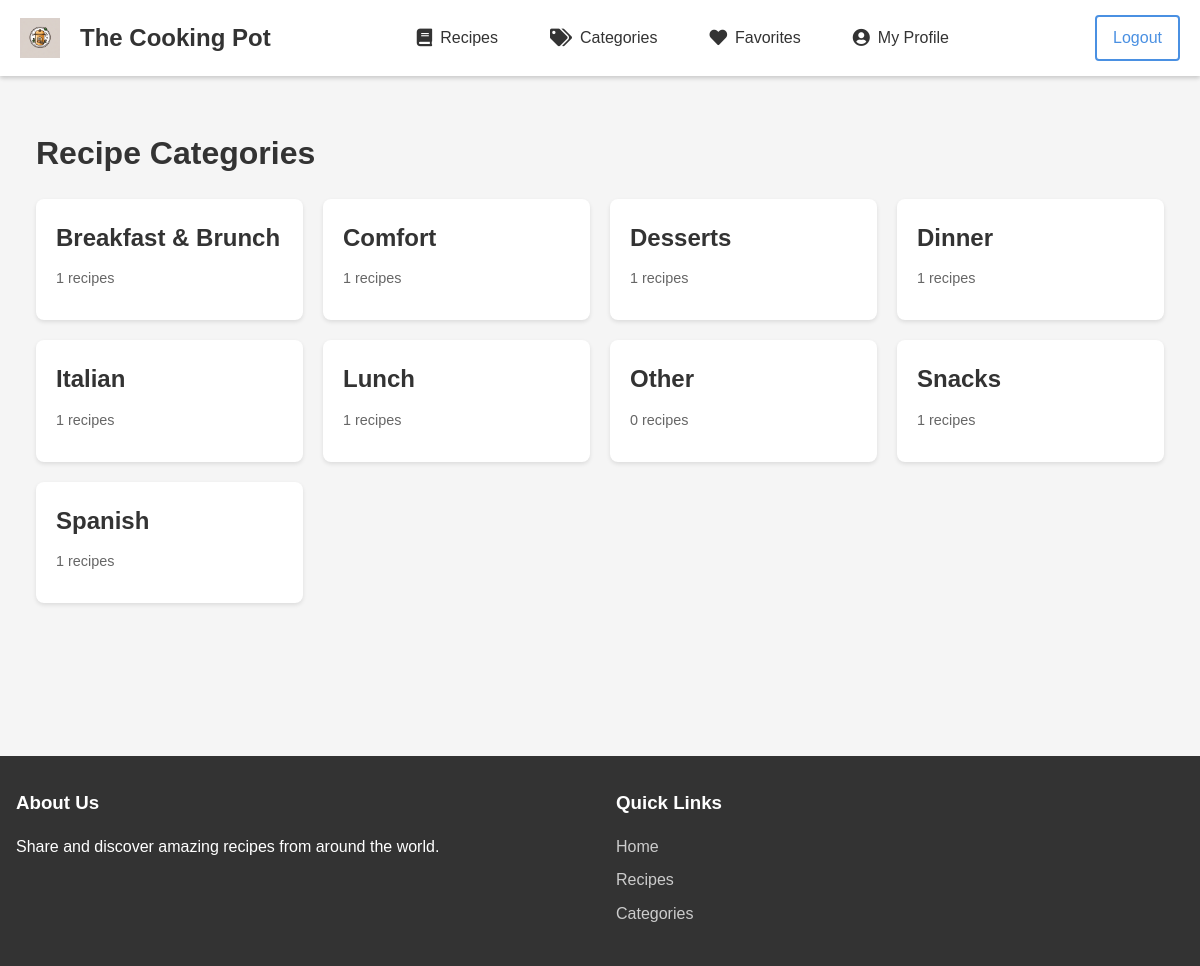
Page /categories/ (signed in) on the committed database.
### recipes/models.py (models this page shows, shortened)
class Category(models.Model):
    name = models.CharField(max_length=100, unique=True)
    slug = models.SlugField(max_length=100, unique=True)
    description = models.TextField(blank=True)
    created_at = models.DateTimeField(auto_now_add=True)
    class Meta:
        verbose_name_plural = "Categories"
        ordering = ['name']

### recipes/views.py (the view)
# urls.py: path('categories/', views.category_list, name='category_list'),
def category_list(request):
    categories = Category.objects.annotate(
        recipe_count=Count('recipes')
    ).order_by('name')
    return render(request, 'recipes/category_list.html', {'categories': categories})

### templates/recipes/category_list.html (shortened to what this page needs)
{% extends 'recipes/base.html' %}
{% load static %}
{% block extra_css %}
<link rel="stylesheet" type="text/css" href="{% static 'css/categories.css' %}">
{% endblock %}
{% block content %}
<div class="categories-container">
    <h1>Recipe Categories</h1>
    <div class="category-grid">
        {% for category in categories %}
            <div class="category-card">
                <a href="{% url 'recipes:category_detail' category.pk %}">
                    <h2>{{ category.name }}</h2>
                    <p class="recipe-count">{{ category.recipes.count }} recipes</p>
                </a>
            </div>
        {% empty %}
            <p>No categories available.</p>
        {% endfor %}
    </div>
</div>
{% endblock %}

### static/css/base.css (style rules this page uses)
* { margin: 0; padding: 0; box-sizing: border-box; }
body { font-family: 'Arial', sans-serif; line-height: 1.6; background-color: #f5f5f5; color: #333; }

### static/css/categories.css (style rules this page uses)
.categories-container { max-width: 1200px; margin: 0 auto; padding: 20px; }
.category-grid { display: grid; grid-template-columns: repeat(auto-fill, minmax(250px, 1fr)); gap: 20px; padding: 20px 0; }
.category-card { background-color: #fff; border-radius: 8px; box-shadow: 0 2px 4px rgba(0,0,0,0.1); transition: transform 0.2s ease, box-shadow 0.2s ease; }
.category-card a { text-decoration: none; color: inherit; padding: 20px; display: block; }
.category-card h2 { margin: 0 0 10px 0; color: #333; font-size: 1.5em; }
.recipe-count { color: #666; font-size: 0.9em; margin-bottom: 10px; }

### rows in the picture
Category: name "Breakfast & Brunch", recipes.count "1"
Category: name "Comfort", recipes.count "1"
Category: name "Desserts", recipes.count "1"
Category: name "Dinner", recipes.count "1"
Category: name "Italian", recipes.count "1"
Category: name "Lunch", recipes.count "1"
Category: name "Other", recipes.count "0"
Category: name "Snacks", recipes.count "1"
Category: name "Spanish", recipes.count "1"
